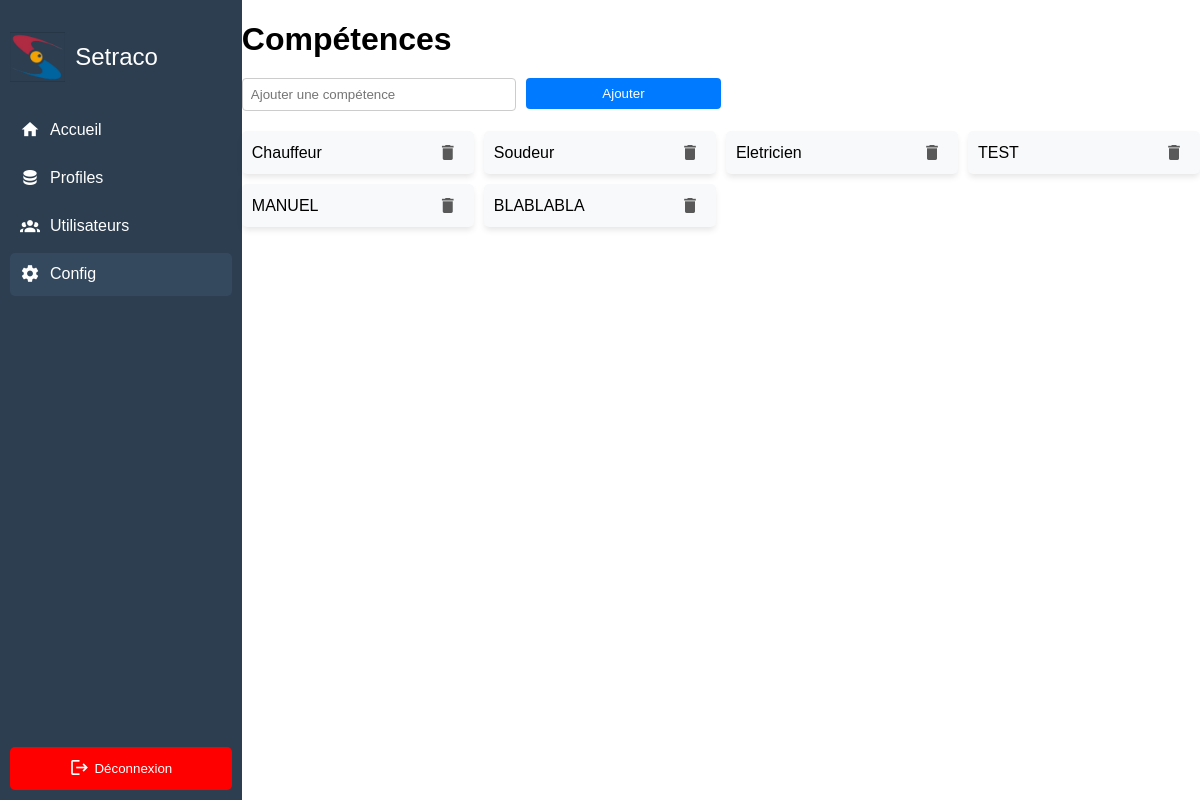
The app's page /config/ with its own data.
### skills/models.py (models this page shows, shortened)
class Skill(models.Model):
    name = models.CharField(max_length=100)

### profiles/views.py (the view)
# urls.py: path('config/', config, name='config'),
def config(request):
    if request.method == 'GET':
        skills = Skill.objects.all()
        return render(request, 'config.html', {'skills': skills})

### profiles/templates/config.html (shortened to what this page needs)
{% extends 'baseV3.html' %}
{% block content %}
<h1>Compétences</h1>
<form method="post" action="{% url 'add_skill' %}" class="add-skill-form">
    <input type="text" name="skill_name" placeholder="Ajouter une compétence" required>
    <button type="submit" class="btn btn-primary">Ajouter</button>
</form>
<div class="skills-grid">
    {% for skill in skills %}
    <div class="skill-card">
        <span>{{ skill.name }}</span>
        <button type="button" class="delete-btn-icon mdi mdi-delete" data-toggle="modal" data-target="#deleteSkillModal"
            data-id="{{ skill.id }}" data-name="{{ skill.name }}"
            onclick="openDeleteModal('{{ skill.id }}', '{{ skill.name }}')">
        </button>
    </div>
    {% endfor %}
</div>
{% endblock %}

### profiles/templates/baseV3.html (style rules this page uses)
body, html { margin: 0; padding: 0; font-family: Arial, sans-serif; height: 100%; }

### profiles/templates/config.html (style rules this page uses)
h1 { margin-bottom: 20px; }
.add-skill-form { width: 50%; display: flex; margin-bottom: 20px; display: flex; justify-content: space-between; }
.add-skill-form input[type="text"] { flex: 0.6; width: 100%; padding: 8px; margin-right: 10px; border: 1px solid #ccc; border-radius: 4px; }
.add-skill-form .btn-primary { flex: 0.4; padding: 8px 12px; background-color: #007bff; border: none; color: white; border-radius: 4px; cursor: pointer; }
.skills-grid { display: grid; grid-template-columns: repeat(4, 1fr); gap: 10px; }
.skill-card { background-color: #f8f9fa; padding: 10px; box-shadow: 0 4px 6px -1px rgba(0, 0, 0, 0.1); border-radius: 5px; display: flex; justify-content: space-between; align-items: center; }
.skill-card span { font-size: 16px; }
.btn { width: 100%; height: 100%; border: none; cursor: pointer; border-radius: 3px; }
.delete-btn-icon { background: none; border: none; color: rgb(89, 89, 89); cursor: pointer; font-size: 20px; display: flex; align-items: center; justify-content: center; }

### records on screen
Skill: name "Chauffeur"
Skill: name "Soudeur"
Skill: name "Eletricien"
Skill: name "TEST"
Skill: name "MANUEL"
Skill: name "BLABLABLA"
